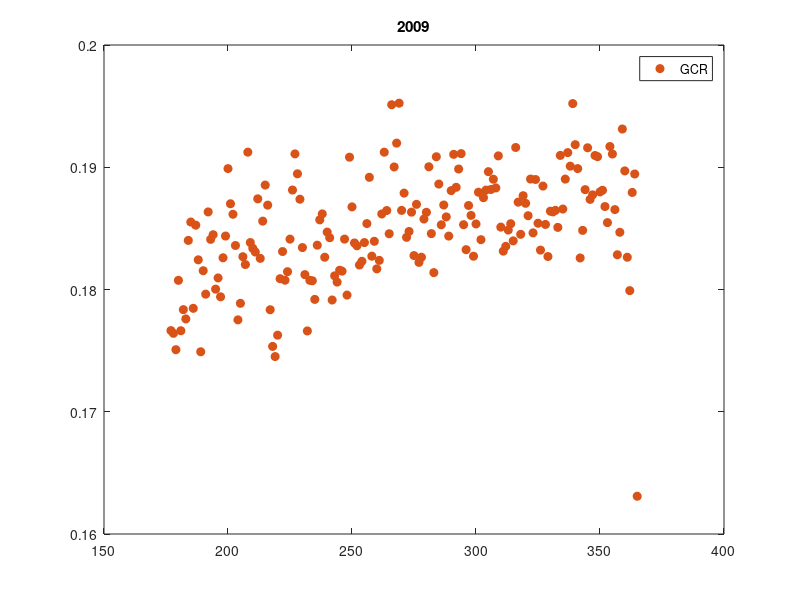
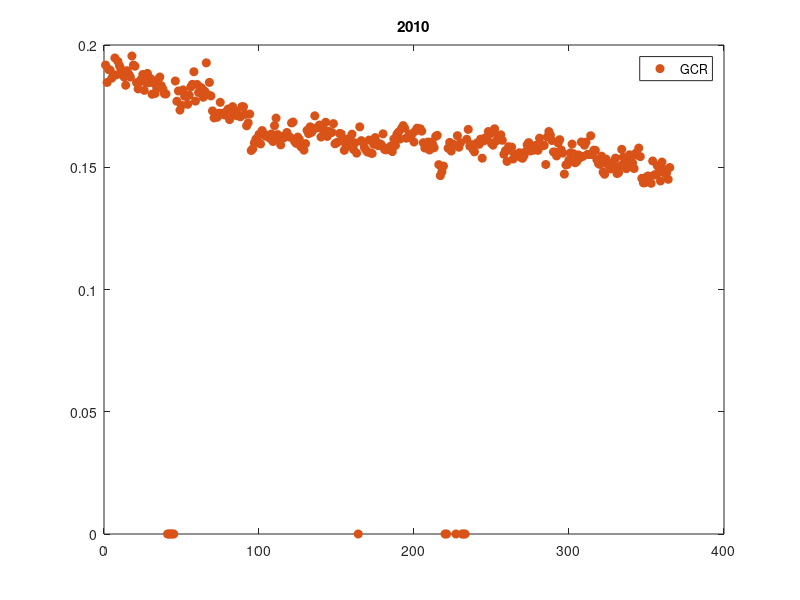
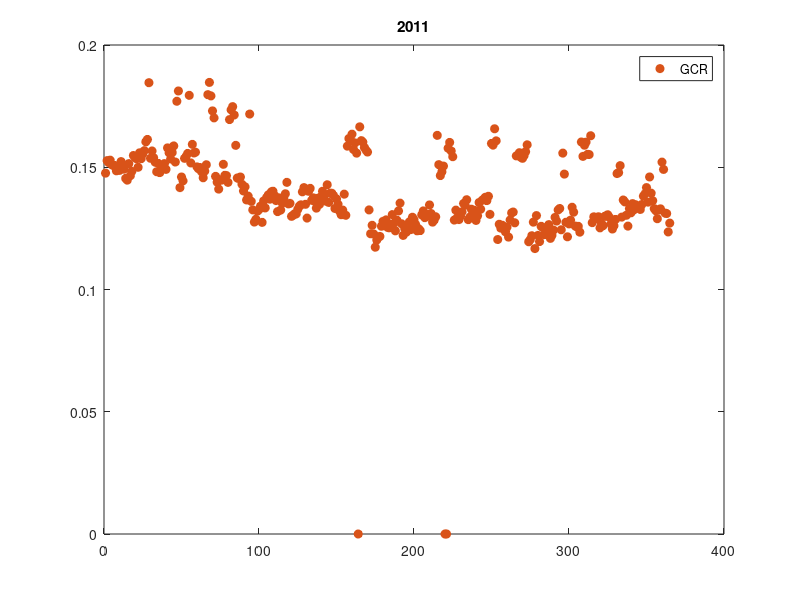
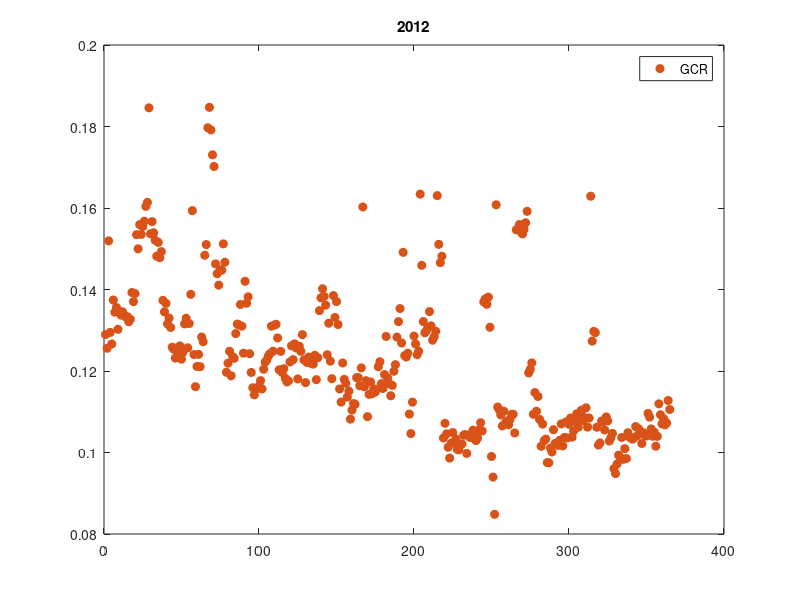

Here is the MATLAB script that generated these plots, in order:
%Daniel Gomez and Hayley E. Bower, Purdue University
%Summer 2017
%Using CRaTER Data accessed from University of New Hampshire

%% Year 2009
clc, clear, close all
r_d = [0.8510    0.3255    0.0980]; % Code colors

% GCR
data_GCR = load('UNH2009GCR.txt'); %Bring in the 2009 CRaTER Data
DOY = data_GCR(:,3); %Day of Year
D1_2 = data_GCR(:,8); %Detectors 1&2 dose rates

jj=1;
for ii = DOY(1):DOY(end)
    [ind] = find(ii==DOY);
    if isempty(ind)~=1
    m_d = mean(D1_2(ind));
    st_d = std(D1_2(ind),1);
    mat(jj,:) = [ii length(ind) m_d st_d];
    else
        mat(jj,:) = [ii length(ind) 0 0];
    end
        jj = jj +1;
end

figure(1)
f1 = plot(mat(:,1),mat(:,3),'o','color',r_d,'MarkerSize',6,'MarkerfaceColor',r_d); %mat(:,3) !!!!!!!!!!!!!
title('2009')

GCR2009 = sum(mat(:,3))/189; %there were zero days with no information, but only half of a year

legend([f1],'GCR')
save('GCR_09', 'mat');

%% Year 2010
r_d = [0.8510    0.3255    0.0980]; % Code colors

% GCR
data_GCR = load('UNH2010GCR.txt'); %Bring in the 2009 CRaTER Data
DOY = data_GCR(:,3); %Day of Year
D1_2 = data_GCR(:,8); %Detectors 1&2 dose rates

jj=1;
for ii = DOY(1):DOY(end)
    [ind] = find(ii==DOY);
    if isempty(ind)~=1
    m_d = mean(D1_2(ind));
    st_d = std(D1_2(ind),1);
    mat(jj,:) = [ii length(ind) m_d st_d];
    else
        mat(jj,:) = [ii length(ind) 0 0];
    end
        jj = jj +1;
end

figure(2)
f1 = plot(mat(:,1),mat(:,3),'o','color',r_d,'MarkerSize',6,'MarkerfaceColor',r_d); %mat(:,3) !!!!!!!!!!!!!
title('2010')

GCR2010 = sum(mat(:,3))/353; %there were 12 days with no information

legend([f1],'GCR')
save('GCR_10', 'mat');

%% Year 2011
r_d = [0.8510    0.3255    0.0980]; % Code colors

% GCR
data_GCR = load('UNH2011GCR.txt'); %Bring in the 2009 CRaTER Data
DOY = data_GCR(:,3); %Day of Year
D1_2 = data_GCR(:,8); %Detectors 1&2 dose rates

jj=1;
for ii = DOY(1):DOY(end)
    [ind] = find(ii==DOY);
    if isempty(ind)~=1
    m_d = mean(D1_2(ind));
    st_d = std(D1_2(ind),1);
    mat(jj,:) = [ii length(ind) m_d st_d];
    else
        %mat(jj,:) = [ii length(ind) 0 0];
    end
        jj = jj +1;
end

figure(3)
f1 = plot(mat(:,1),mat(:,3),'o','color',r_d,'MarkerSize',6,'MarkerfaceColor',r_d); %mat(:,3) !!!!!!!!!!!!!
title('2011')

GCR2011 = sum(mat(:,3))/362; %there were 3 days with no information

legend([f1],'GCR')
save('GCR_11', 'mat');

%% Year 2012
r_d = [0.8510    0.3255    0.0980]; % Code colors

% GCR
data_GCR = load('UNH2012GCR.txt'); %Bring in the 2009 CRaTER Data
DOY = data_GCR(:,3); %Day of Year
D1_2 = data_GCR(:,8); %Detectors 1&2 dose rates

jj=1;
for ii = DOY(1):DOY(end)
    [ind] = find(ii==DOY);
    if isempty(ind)~=1
    m_d = mean(D1_2(ind));
    st_d = std(D1_2(ind),1);
    mat(jj,:) = [ii length(ind) m_d st_d];
    else
        %mat(jj,:) = [ii length(ind) 0 0];
    end
        jj = jj +1;
end

figure(4)
f1 = plot(mat(:,1),mat(:,3),'o','color',r_d,'MarkerSize',6,'MarkerfaceColor',r_d); %mat(:,3) !!!!!!!!!!!!!
title('2012')

GCR2012 = sum(mat(:,3))/365; %there were zero days with no information

legend([f1],'GCR')
save('GCR_12', 'mat');

%% Year 2013
r_d = [0.8510    0.3255    0.0980]; % Code colors

% GCR
data_GCR = load('UNH2013GCR.txt'); %Bring in the 2009 CRaTER Data
DOY = data_GCR(:,3); %Day of Year
D1_2 = data_GCR(:,8); %Detectors 1&2 dose rates

jj=1;
for ii = DOY(1):DOY(end)
    [ind] = find(ii==DOY);
    if isempty(ind)~=1
    m_d = mean(D1_2(ind));
    st_d = std(D1_2(ind),1);
    mat(jj,:) = [ii length(ind) m_d st_d];
    else
        %mat(jj,:) = [ii length(ind) 0 0];
    end
        jj = jj +1;
end

figure(5)
f1 = plot(mat(:,1),mat(:,3),'o','color',r_d,'MarkerSize',6,'MarkerfaceColor',r_d); %mat(:,3) !!!!!!!!!!!!!
title('2013')

GCR2013 = sum(mat(:,3))/365; %there were zero days with no information

legend([f1],'GCR')
save('GCR_13', 'mat');

%% Year 2014
r_d = [0.8510    0.3255    0.0980]; % Code colors

% GCR
data_GCR = load('UNH2014GCR.txt'); %Bring in the 2009 CRaTER Data
DOY = data_GCR(:,3); %Day of Year
D1_2 = data_GCR(:,8); %Detectors 1&2 dose rates

jj=1;
for ii = DOY(1):DOY(end)
    [ind] = find(ii==DOY);
    if isempty(ind)~=1
    m_d = mean(D1_2(ind));
    st_d = std(D1_2(ind),1);
    mat(jj,:) = [ii length(ind) m_d st_d];
    else
        %mat(jj,:) = [ii length(ind) 0 0];
    end
        jj = jj +1;
end

figure(6)
f1 = plot(mat(:,1),mat(:,3),'o','color',r_d,'MarkerSize',6,'MarkerfaceColor',r_d); %mat(:,3) !!!!!!!!!!!!!
title('2014')

GCR2014 = sum(mat(:,3))/365; %there were zero days with no information

legend([f1],'GCR')
save('GCR_14', 'mat');

%% Comparison of Solar Max and Solar Min
close all %comment this line out if you want to see the plots

GCR_Daily_SolarMin = (GCR2009 + GCR2010 + GCR2011)/3; %Average value per day in cSv
GCR_Daily_SolarMax = (GCR2012 + GCR2013 + GCR2014)/3; %Average value per day in cSv

GCR_Yearly_SolarMin = GCR_Daily_SolarMin*365; %Cumulative yearly dose
GCR_Yearly_SolarMax = GCR_Daily_SolarMax*365; %Cumulative yearly dose

%print(1,'All_rad_2009', '-dpng', '-r900')
%print(2,'All_rad_2010', '-dpng', '-r900')
%print(3,'All_rad_2011', '-dpng', '-r900')
%print(4,'All_rad_2012', '-dpng', '-r900')
%print(5,'All_rad_2013', '-dpng', '-r900')
%print(6,'All_rad_2014', '-dpng', '-r900')
%%  GCR 
clc, clear, close all
% Code colors (Do not worry about this!!!  I will explain you later)
b_d = [0       0.4471    0.7412];   r_d = [0.8510    0.3255    0.0980];
y_d = [0.9294  0.6941    0.1255];   k_d = [0.3137    0.3137    0.3137];


G_09 = load('GCR_09');
G_10 = load('GCR_10');
G_11 = load('GCR_11');
G_12 = load('GCR_12');
G_13 = load('GCR_13');
G_14 = load('GCR_14');

vec = [G_09.mat(:,3); G_10.mat(:,3); G_11.mat(:,3); G_12.mat(:,3); G_13.mat(:,3); G_14.mat(:,3)];

figure
f1 = plot(vec,'o','color',r_d,'MarkerSize',6,'MarkerfaceColor',r_d); grid on
